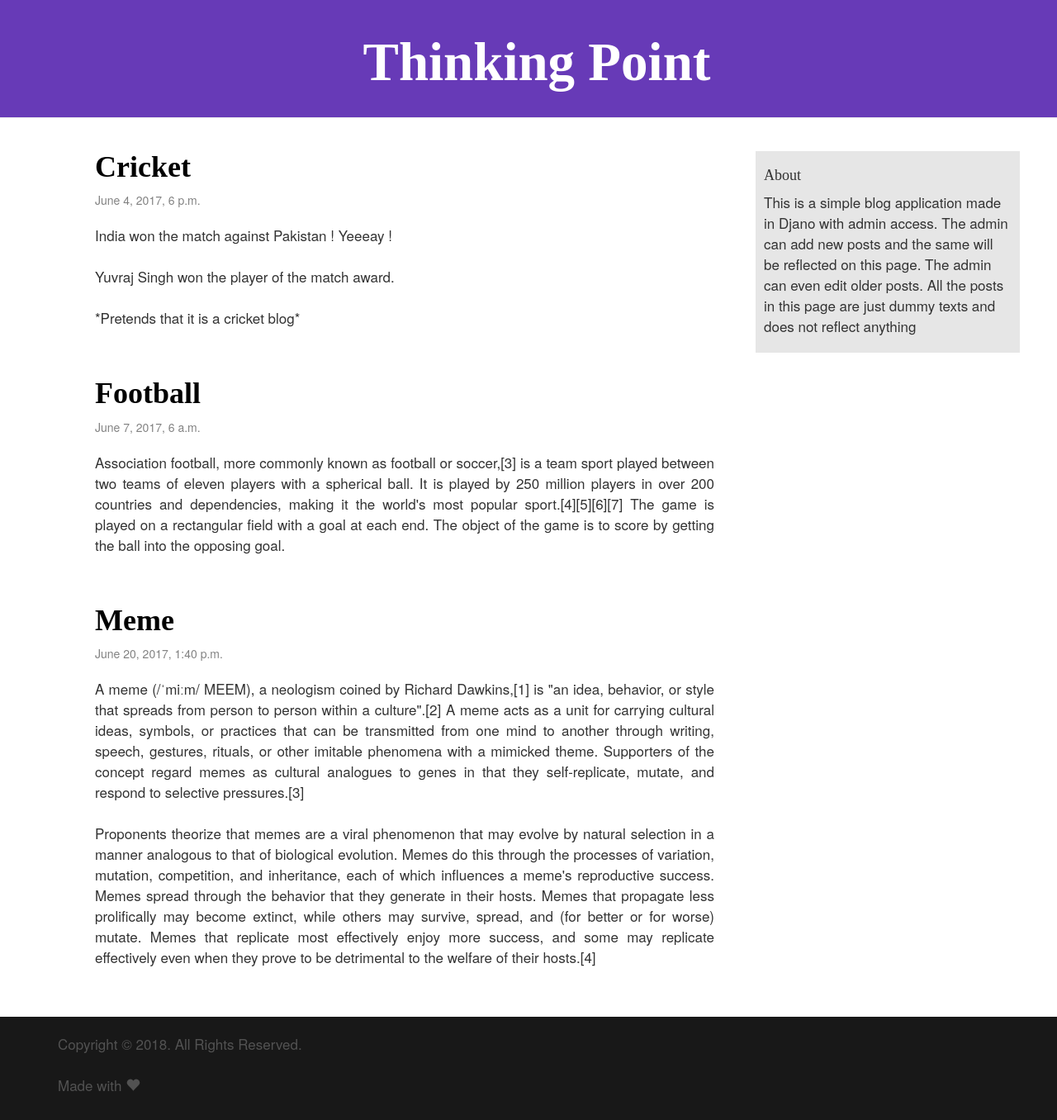
Before: / with the older database file.
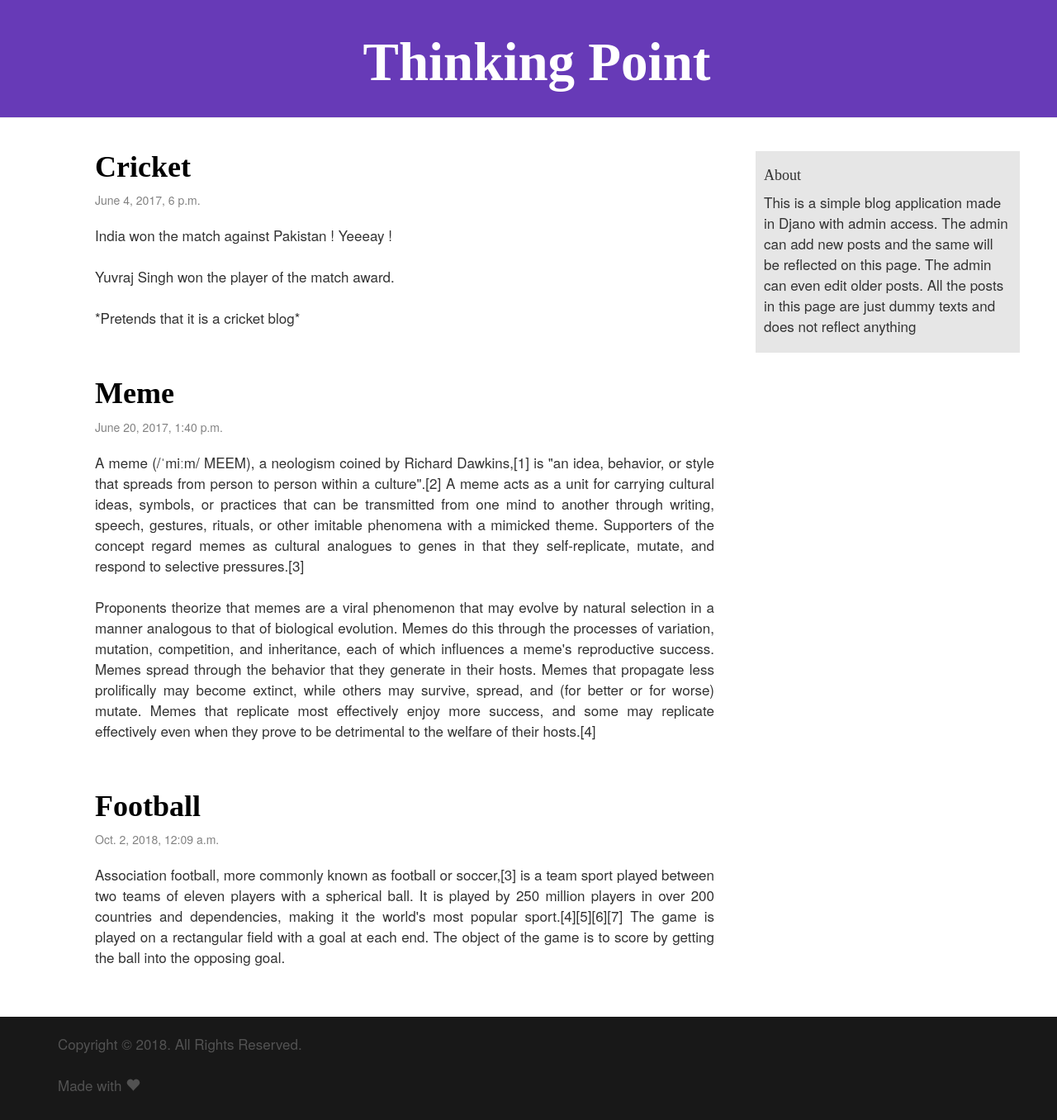
After: the same page with the newer database file.
### blog/models.py (models this page shows, shortened)
class Post(models.Model):
	author = models.ForeignKey('auth.User',on_delete=models.PROTECT)
	title = models.CharField(max_length=200)
	text = models.TextField()
	created_date = models.DateTimeField(
		default=timezone.now)
	published_date = models.DateTimeField(
		blank=True, null=True)

### blog/views.py (the view)
# urls.py: url(r'^$',views.post_list,name='post_list'),
def post_list(request):
	posts = Post.objects.filter(published_date__lte=timezone.now()).order_by('published_date')
	return render(request,'blog/post_list.html',{'posts':posts})

### blog/templates/blog/post_list.html
{% extends 'blog/base.html' %}
{% block content %}
    {% for post in posts %}
        <div class="post">
            <h1><a href="{% url 'post_detail' pk=post.pk %}">{{ post.title }}</a></h1>
	            <div class="date">
	                {{ post.published_date }}
	            </div>
            <p class="text-justify">{{ post.text|linebreaksbr }}</p>
        </div>
    {% endfor %}
{% endblock %}

Changed rows visible on the page:
shown differently, row unchanged: Post "Meme": moves up the list
changed Post "Football": published_date "June 7, 2017, 6 a.m." → "Oct. 2, 2018, 12:09 a.m."
